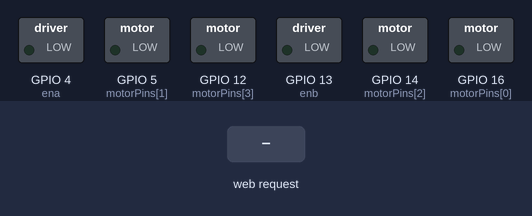
A sketch run on a simulated ESP8266 (NodeMCU). Shown: switched loads named in the sketch (green lamp = pin HIGH). Inputs (shaded band) come from the test bench. WiFi joins after 1.5 s; servers stay silent unless stated; what the sketch prints to the serial monitor is not drawn.

Above: at 2.7 s.
2.8 s: HTTP request GET /forward received
At 3.7 s:
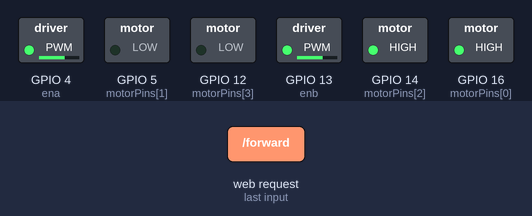
4.3 s: HTTP request GET /reverse received
At 4.8 s:
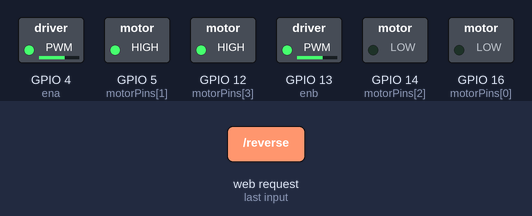
5.8 s: HTTP request GET /stop received
At 7.0 s:
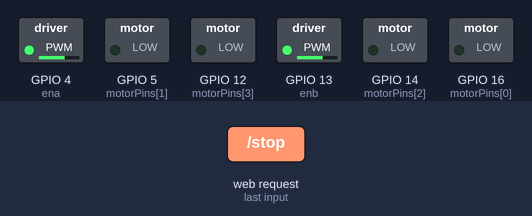
7.3 s: HTTP request GET /left received
At 8.3 s:
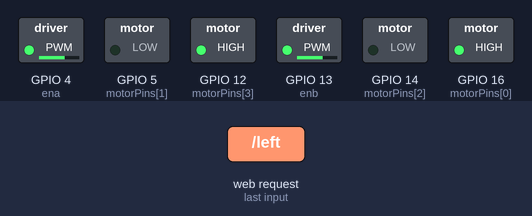
8.8 s: HTTP request GET /right received
At 9.4 s:
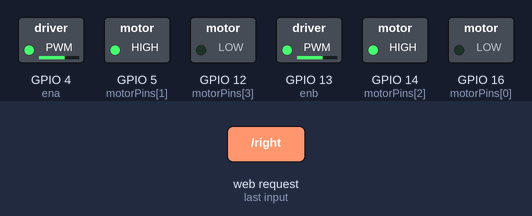
Timing chart, 0 to 11.3 s (numbered marks = the images above; inputs shaded):
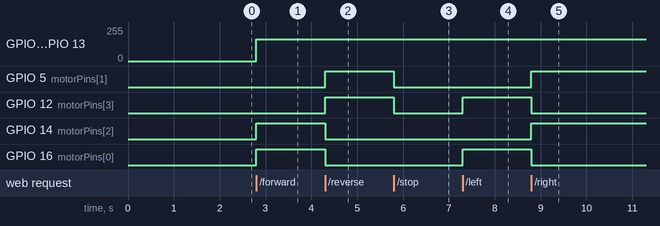

The sketch:

wifi_controlled_robot_v1.3.ino
```cpp
#include <ESP8266WiFi.h>

const char* ssid = "TP-Link_9E82";
const char* password = "85011984";

WiFiServer server(80);

const int motorPins[4] = {16, 5, 14, 12}; // order - in1, in2, in3, in4
// in1, in2 = rm1, rm2 ; in3, in4 - lm1, lm2
const int ena = 4;
const int enb = 13; // ena - rightmotor, enb - leftmotor
// 16 - D0, 5 - D1, 14 - D5, 12 - D6, 4 - D2, 13 - D7

int speed = 650;

void setup() {
  // put your setup code here, to run once:
  for (int i = 0; i < 4; i++) {
    pinMode(motorPins[i], OUTPUT);
  }
  pinMode(ena, OUTPUT);
  pinMode(enb, OUTPUT);

  Serial.begin(115200);

  Serial.println("Connecting to Network");
  WiFi.begin(ssid, password);

  while (WiFi.status() != WL_CONNECTED) {
    delay(500);
    Serial.print(".");
  }

  Serial.println("WiFi connected");
  server.begin();  // Starts the Server
  Serial.println("Server started");

  Serial.print("IP Address of network: ");
  Serial.println(WiFi.localIP());
  Serial.print("Copy and paste the following URL: http://");
  Serial.print(WiFi.localIP());
  Serial.println("/");
}

void runMotor(bool forward, int speed) {
  if (forward) {
    digitalWrite(motorPins[0], HIGH);
    digitalWrite(motorPins[1], LOW);

    digitalWrite(motorPins[2], HIGH);
    digitalWrite(motorPins[3], LOW);
  } else {
    digitalWrite(motorPins[0], LOW);
    digitalWrite(motorPins[1], HIGH);

    digitalWrite(motorPins[2], LOW);
    digitalWrite(motorPins[3], HIGH);
  }

  analogWrite(ena, speed);
  analogWrite(enb, speed);
}

void turnMotor(bool left, int speed) {
  if (left) {
    digitalWrite(motorPins[0], HIGH);
    digitalWrite(motorPins[1], LOW);

    digitalWrite(motorPins[2], LOW);
    digitalWrite(motorPins[3], HIGH);
  } else {
    digitalWrite(motorPins[0], LOW);
    digitalWrite(motorPins[1], HIGH);

    digitalWrite(motorPins[2], HIGH);
    digitalWrite(motorPins[3], LOW);
  }

  analogWrite(ena, speed);
  analogWrite(enb, speed);
}

void stopMotor() {
  digitalWrite(motorPins[0], LOW);
  digitalWrite(motorPins[1], LOW);

  digitalWrite(motorPins[2], LOW);
  digitalWrite(motorPins[3], LOW);
}

void loop() {
  // put your main code here, to run repeatedly:
  WiFiClient client = server.available();

  if (!client) {
    return;
  }

  Serial.println("Waiting for new client");

  while(!client.available()) {
    delay(1);
  }

  String request = client.readStringUntil('\r');
  Serial.println(request);
  client.flush();

  if (request.indexOf("/forward") != -1) {
    runMotor(true, speed);
  }
  else if (request.indexOf("/reverse") != -1) {
    runMotor(false, speed);
  }
  else if (request.indexOf("/stop") != -1) {
    stopMotor();
  }
  else if (request.indexOf("/left") != -1) {
    turnMotor(true, speed);
  }
  else if (request.indexOf("/right") != -1) {
    turnMotor(false, speed);
  }
  else if (request.indexOf("speed?val=") != -1) {
    int valIndex = request.indexOf("=") + 1;
    speed = constrain(request.substring(valIndex).toInt(), 0, 1023);
    Serial.print("Updated Speed to: ");
    Serial.println(speed);
    client.println("HTTP/1.1 200 OK");
    client.println("Content-Type: text/html");
    client.println("");
    client.println("Speed updated");
    return;
  }

  client.println("HTTP/1.1 200 OK");
  client.println("Content-Type: text/html");
  client.println("");

  client.print(F(R"rawliteral(
    <!doctype html>
    <html>
        <head>
            <title>WiFi Controlled Robot</title>
            <meta name='viewport' content='width=device-width, initial-scale=1.0'>
            <meta name="apple-mobile-web-app-capable" content="yes">
            <meta name="mobile-web-app-capable" content="yes">
            <style>
              body {
                margin: 0;
                padding: 0;
                font-family: sans-serif;
                display: flex;
                flex-direction: column;
                align-items: center;
                justify-content: center;
                height: 100vh;
              }
              #joystick-zone {
                width: 150px;
                height: 150px;
                touch-action: none;
                margin-bottom: 20px;
              }

              .slider {
                width: 80vw;
                max-width: 400px;
              }

              button {
                width: 60px;
                height: 60px;
                font-size: 24px;
                border-radius: 10px;
              }

              .slidecontainer {
                margin-top: 10px;
                text-align: center;
              }

              .dpad {
                display: flex;
                flex-direction: column;
                align-items: center;
                margin-bottom: 20px;
              }

              .dpad-middle {
                display: flex;
                justify-content: center;
                gap: 10px;
                margin: 10px 0;
              }

              .dpad button {
                width: 60px;
                height: 60px;
                font-size: 24px;
              }

              .slidecontainer {
                margin-top: 10px;
                text-align: center;
              }
            </style>
            <script src='https://cdn.jsdelivr.net/npm/nipplejs@0.9.0/dist/nipplejs.min.js'></script>
        </head>
        <body
            style='
                display: flex;
                justify-content: center;
                align-items: center;
                height: 100vh;
                flex-direction: column;
                font-family: sans-serif;
            '
        >
            <h1>Esp8266 Robot Control</h1>
                <div id='joystick-zone' style='width:150px; height:150px;'></div>
                <div class='slidecontainer'>
                    <p>Speed: <span id="speedValue">650</span></p>
                    <input
                        type='range'
                        min='0'
                        max='1023'
                        value='650'
                        class='slider'
                        id='myRange'
                        oninput='updateSpeed(this.value)'
                    />
                </div>

            <script>
                function updateSpeed(val) {
                    document.getElementById('speedValue').innerText = val;
                    fetch('/speed?val=' + val);
                }
                var joystick = nipplejs.create({
                  zone: document.getElementById('joystick-zone'),
                  mode: 'static',
                  position: { left: "50%", top: "50%" },
                  color: 'grey',
                });

                joystick.on('dir', function (evt, data) {
                  if (data.direction) {
                    const dir = data.direction.angle;
                    console.log("Direction: ", dir);

                    switch(dir) {
                      case 'up':
                        fetch("/forward");
                        break;
                      case 'down':
                        fetch("/reverse");
                        break;
                      case 'right':
                        fetch("/right");
                        break;
                      case 'left':
                        fetch("/left");
                        break;
                    }
                  }
                });

                joystick.on('end', function () {
                  fetch('/stop');
                });
            </script>
        </body>
    </html>)rawliteral"));

  delay(1);
  Serial.println("Client disconnected");
  Serial.println("");
}
```

Measured:
- after the input at 2.8 s, GPIO 4 (ena), GPIO 13 (enb): 0/255 → 162/255 at once; GPIO 14 (motorPins[2]), GPIO 16 (motorPins[0]): LOW → HIGH at once
- after the input at 4.3 s, GPIO 5 (motorPins[1]), GPIO 12 (motorPins[3]): LOW → HIGH at once; GPIO 14 (motorPins[2]), GPIO 16 (motorPins[0]): HIGH → LOW at once
- after the input at 5.8 s, GPIO 5 (motorPins[1]), GPIO 12 (motorPins[3]): HIGH → LOW at once
- after the input at 7.3 s, GPIO 12 (motorPins[3]), GPIO 16 (motorPins[0]): LOW → HIGH at once
- after the input at 8.8 s, GPIO 5 (motorPins[1]), GPIO 14 (motorPins[2]): LOW → HIGH at once; GPIO 12 (motorPins[3]), GPIO 16 (motorPins[0]): HIGH → LOW at once
